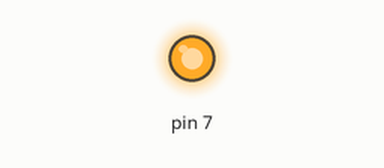
Simulated run of this sketch. Board: Arduino Uno, built with avr-gcc and run on an emulated ATmega328P. Parts: output pins drawn as LEDs (lit = HIGH).

Above: at 0.2 s.
At 11.2 s:
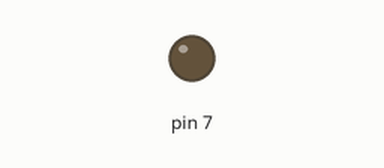
Timing chart, 0 to 15.2 s (numbered marks = the images above):
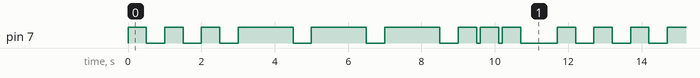

The sketch:

SOS.ino
```cpp
void setup() {
  // initialize digital pin LED_BUILTIN as an output.
  pinMode(7, OUTPUT);
}


void loop() {

  //Blinking the first S
  digitalWrite(7, HIGH);
  delay(500);
  digitalWrite(7, LOW);
  delay(500);
  digitalWrite(7, HIGH);
  delay(500);
  digitalWrite(7, LOW);
  delay(500);
  digitalWrite(7, HIGH);
  delay(500);
  digitalWrite(7, LOW);
  delay(500);

  //Blinking the O
  digitalWrite(7, HIGH);
  delay(1500);
  digitalWrite(7, LOW);
  delay(500);
  digitalWrite(7, HIGH);
  delay(1500);
  digitalWrite(7, LOW);
  delay(500);
  digitalWrite(7, HIGH);
  delay(1500);
  digitalWrite(7, LOW);
  delay(500);

  //Blinking the second S
  digitalWrite(7, HIGH);
  delay(500);
  digitalWrite(7, LOW);
  delay(100);
  digitalWrite(7, HIGH);
  delay(500);
  digitalWrite(7, LOW);
  delay(100);
  digitalWrite(7, HIGH);
  delay(500);
  digitalWrite(7, LOW);
  delay(1000);
}
```

Measured:
- by itself, pin 7: repeats every 11.7 s: 2 × (LOW 0.50 s, HIGH 0.50 s), 3 × (LOW 0.50 s, HIGH 1.5 s), LOW 0.50 s, 2 × (HIGH 0.50 s, LOW 0.10 s), HIGH 0.50 s, LOW 1.0 s, HIGH 0.50 s
- by itself, everything shown: repeats every 11.7 s, in 18 steps
